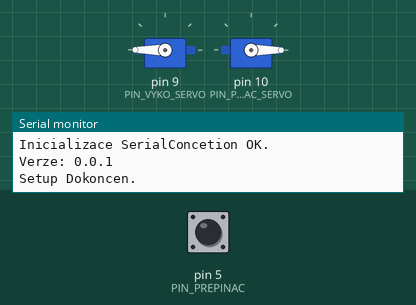
The sketch below on a simulated Arduino Uno, built with avr-gcc and run on an emulated ATmega328P. Shown: 2 × servo, the last lines printed to the serial monitor. Inputs (shaded band) come from the test bench; at power-on: pin 5 (PIN_PREPINAC) HIGH.

Above: at 1.3 s.
1.4 s: pin 5 (PIN_PREPINAC) driven LOW
At 2.9 s:
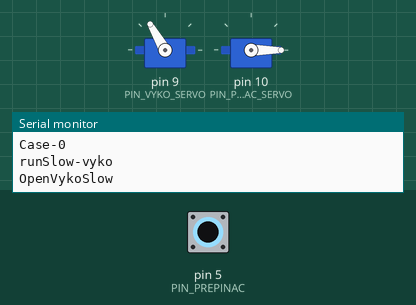
4.4 s: pin 5 (PIN_PREPINAC) pulsed HIGH 2 times (0.12 s each, 0.3 s apart)
At 5.44 s:
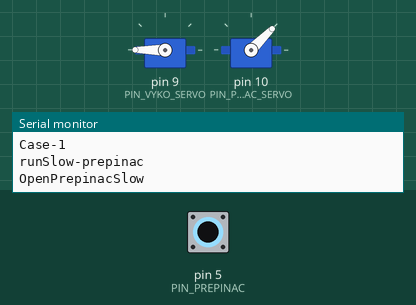
At 6.65 s:
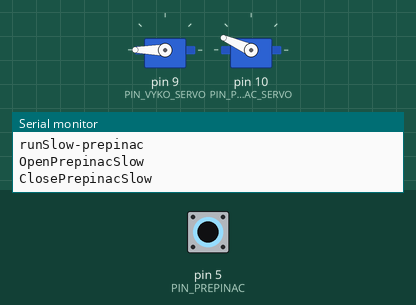
Timing chart, 0 to 9.7 s (numbered marks = the images above; inputs shaded):
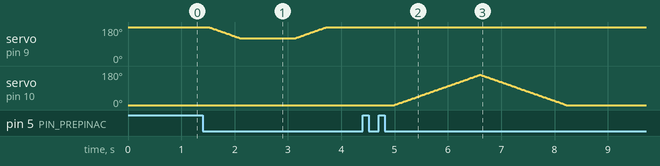

Measured:
- after the input at 4.4 s, servo on pin 10 (PIN_PREPINAC_SERVO): rises from 0° to 160° in 1.6 s, then falls to 0° in 1.6 s

The sketch:

UselessBox.ino
```cpp
//Nutné knihovny
#include <Arduino.h>
#include <Servo.h>

//verze programu pro zobrazení v serial portu
const char* APP_VERSION = "0.0.1";

//nastavení PIN
const int PIN_VYKO_SERVO = 9;     // The GPIO number of the pin where the lid opener servo is connected.
const int PIN_PREPINAC_SERVO = 10;  // The GPIO number of the pin where the switch manipulator servo is connected.
const int PIN_PREPINAC = 5;        // The GPIO number of the pin where the switch is connected.

//Konstanty nastavení pozice
const int VYKO_START_POSITION = 180;
const int VYKO_END_POSITION = 120;
const int PREPINAC_START_POSITION = 0;
const int PREPINAC_END_POSITION = 160;
const int PREPINAC_HALF_POSITION = 90;

Servo vykoServo;
Servo prepinacServo;

int lastSwitchState = 0;
long playCount = 0;
bool isLidOpen = false;
bool monitorSensor = false;

void setup() {
  initSerial();
  initServos();
  pinMode(PIN_PREPINAC, INPUT);

  Serial.print("Verze: ");
  Serial.println(APP_VERSION);
  Serial.println("Setup Dokoncen.");
}

void initSerial() {
  Serial.begin(115200);
  Serial.println();
  Serial.println("Inicializace SerialConcetion OK.");
}

void initServos() {
  vykoServo.attach(PIN_VYKO_SERVO);
  vykoServo.write(VYKO_START_POSITION);

  prepinacServo.attach(PIN_PREPINAC_SERVO);
  prepinacServo.write(PREPINAC_START_POSITION);
}

void loop() {
  int switchState = digitalRead(PIN_PREPINAC);
  boolean isSwitchTurnedOn = (switchState != lastSwitchState) && (switchState == LOW);


  if (isSwitchTurnedOn) {
    Serial.println("Switch-On");
    run();
  }

  lastSwitchState = switchState;

  // Wait 250 ms before next reading (required for the sensor).
  delay(250);
}

void run() {
  switch (playCount % 2) {
    case 0:
      Serial.println("Case-0");
      runSlowVyko();
      break;
    case 1:
      Serial.println("Case-1");
      runSlowPrepinac();
      break;
    default:
      break;
  }

  playCount++;
}

void runSlowVyko() {
  Serial.println("runSlow-vyko");
  openVykoSlow();
  delay(1000);
  closeVykoSlow();
}

void runSlowPrepinac() {
  Serial.println("runSlow-prepinac");
  openPrepinacSlow();
  closePrepinacSlow();
}


void openVykoSlow() {
  Serial.println("OpenVykoSlow");
  for (int pos = VYKO_START_POSITION; pos >= VYKO_END_POSITION; pos -= 1) {
    vykoServo.write(pos);
    delay(10);
  }
}

void closeVykoSlow() {
  Serial.println("CloseVykoSlow");
  for (int pos = VYKO_END_POSITION; pos <= VYKO_START_POSITION; pos += 1) {
    vykoServo.write(pos);
    delay(10);
  }
}

void openPrepinacSlow() {
  Serial.println("OpenPrepinacSlow");
  for (int pos = PREPINAC_START_POSITION; pos <= PREPINAC_END_POSITION; pos += 1) {
    prepinacServo.write(pos);
    delay(10);
  }
}

void closePrepinacSlow() {
  Serial.println("ClosePrepinacSlow");
  for (int pos = PREPINAC_END_POSITION; pos >= PREPINAC_START_POSITION; pos -= 1) {
    prepinacServo.write(pos);
    delay(10);
  }
}
```
